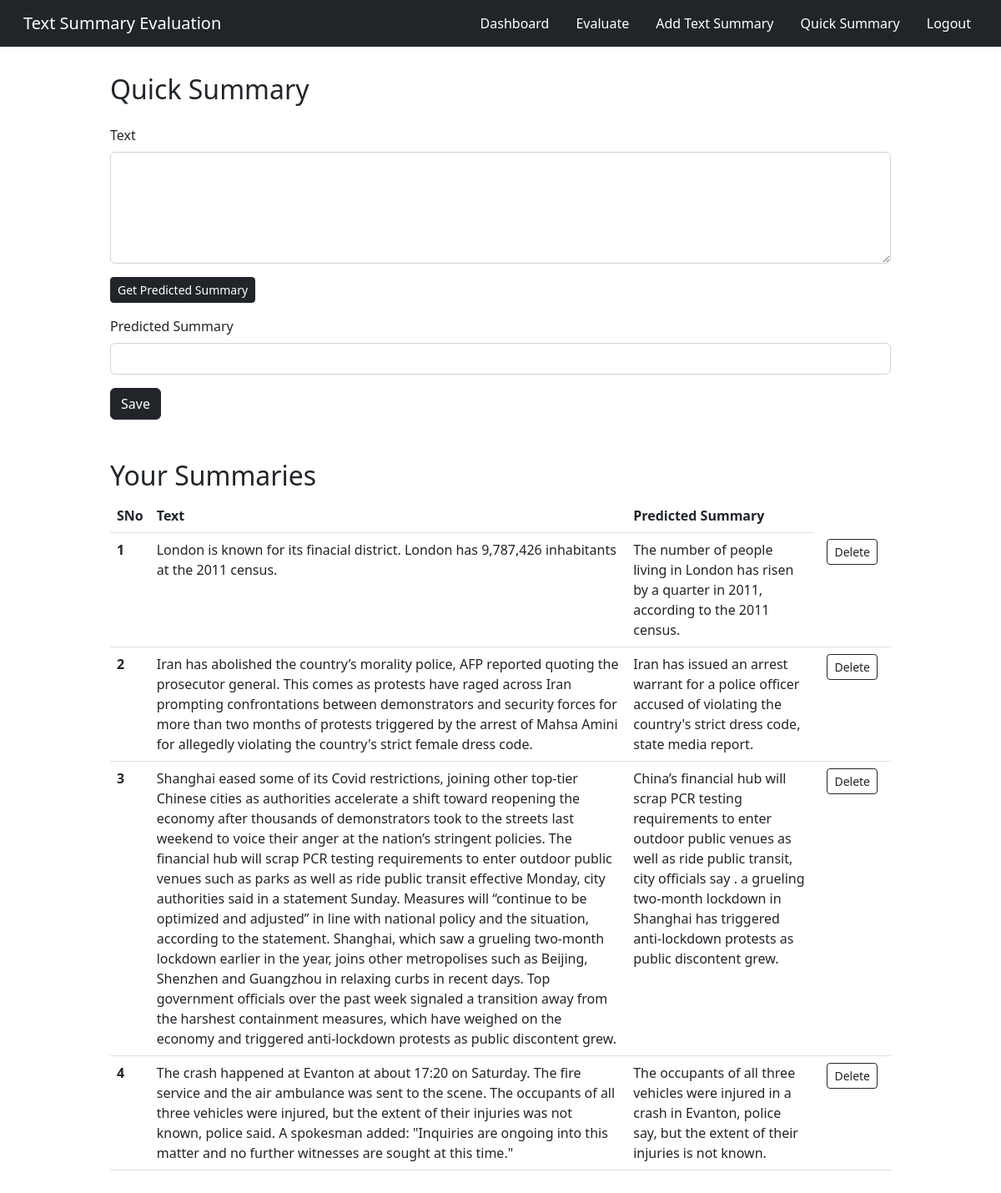
The page /quick_summary (signed in) on the database as committed earlier.
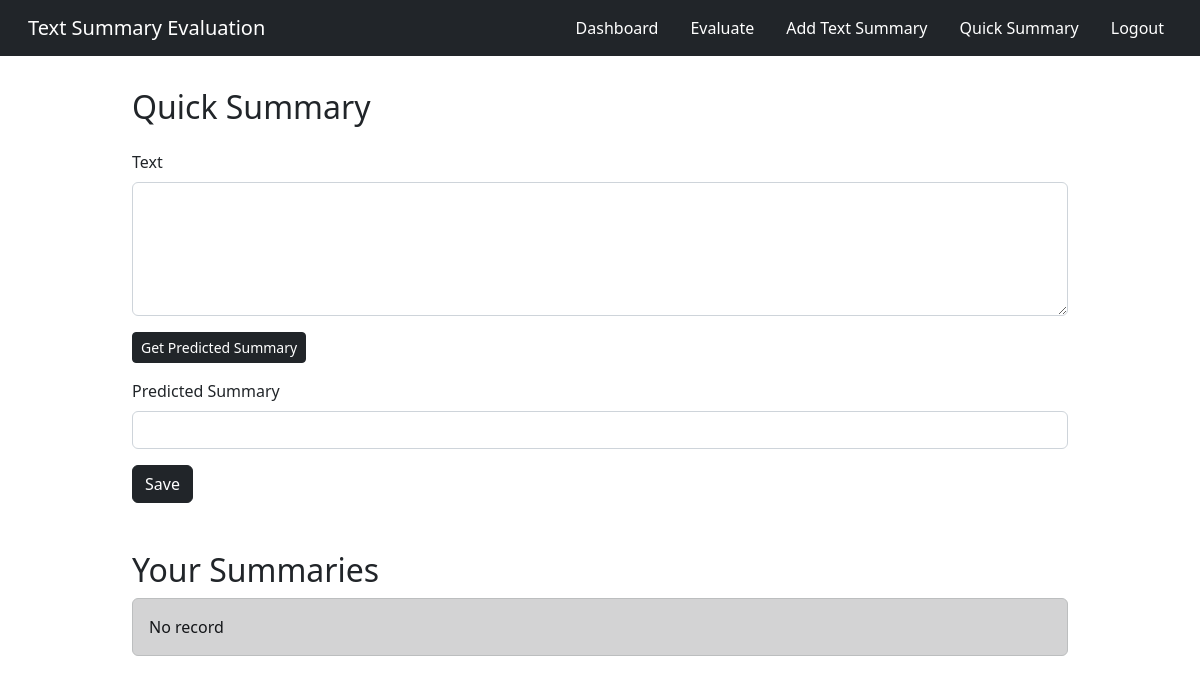
The same page on the database as committed later.
### app.py (models this page shows, shortened)
class QuickSummary(db.Model):
    sno = db.Column(db.Integer, primary_key=True)
    text = db.Column(db.String(10000), nullable=False)
    predicted_summary = db.Column(db.String(1000), nullable=False)
    user_id = db.Column(db.Integer, nullable=False)
    date_created = db.Column(db.DateTime, default=datetime.utcnow)

### app.py (the view, shortened to what this page needs)
@app.route('/quick_summary', methods=['GET', 'POST'])
@login_required
def quick_summary():
    allQuickSummary = QuickSummary.query.filter_by(user_id=current_user.id).all()
    return render_template('quick_summary.html', allQuickSummary=allQuickSummary)

### app.py (called while the page is built)
@login_manager.user_loader
def load_user(user_id):
    return User.get(user_id)

    def get(id):
        return User.query.filter_by(id=id).first()

### templates/quick_summary.html (shortened to what this page needs)
<!doctype html>
<html lang="en">
<head>
    <link href="https://cdn.jsdelivr.net/npm/bootstrap@5.2.1/dist/css/bootstrap.min.css" rel="stylesheet"
>
</head>
<body>
{% extends 'base2.html' %}
{% block body %}
    <div class="container">
        <h2>Quick Summary</h2>
        <form class="form" action="{{url_for('quick_summary')}}" method="POST">
            <div class="mb-3">
                <label for="text" class="form-label">Text</label>
                <textarea class="form-control" rows="5" name="text">{{text}}</textarea>
            </div>
            <button type="submit" class="btn btn-dark btn-sm" name="get_predicted_summary">Get Predicted Summary</button>
            <div class="mb-3">
                <label for="predicted_summary" class="form-label">Predicted Summary</label>
                <input type="text" class="form-control" name="predicted_summary" value="{{predicted_summary}}" readonly>
            </div>
            <button type="submit" class="btn btn-dark mb-3" name="submit" formaction="{{url_for('save_quick_summary')}}">Save</button>
        </form>
    </div>
    <div class="container">
        <h2>Your Summaries</h2>
        {% if allQuickSummary|length == 0%}
            <div class="alert alert-dark" role="alert">
                No record
            </div>
        {% else %}
            <table class="table">
                <thead>
                    <tr>
                        <th scope="col">SNo</th>
                        <th scope="col">Text</th>
                        <th scope="col">Predicted Summary</th>
                    </tr>
                </thead>
                <tbody>
                    {% for quick_summary in allQuickSummary %}
                        <tr>
                            <th scope="row">{{loop.index}}</th>
                            <td>{{quick_summary.text}}</td>
                            <td>{{quick_summary.predicted_summary}}</td>
                            <td>
                                <a href="/quick_summary/delete/{{quick_summary.sno}}" type="button" class="btn btn-outline-dark btn-sm mx-2">Delete</button>
                            </td>
                        </tr>
                    {% endfor %}
                </tbody>
            </table>
        {% endif %}
    </div>
{% endblock body %}

### templates/base2.html (shortened to what this page needs)
<!doctype html>
<html lang="en">
<head>
    <link href="https://cdn.jsdelivr.net/npm/bootstrap@5.2.1/dist/css/bootstrap.min.css" rel="stylesheet"
>
</head>
<body>
    <nav class="navbar navbar-expand navbar-dark bg-dark">
        <div class="container-fluid">
            <a class="navbar-brand ms-3">Text Summary Evaluation</a>
            <div class="collapse navbar-collapse" id="navbarSupportedContent">
                <ul class="navbar-nav ms-auto mb-2 mb-lg-0">
                    <li class="nav-item ms-3">
                        <a class="nav-link active" aria-current="page" href="{{url_for('dashboard')}}">Dashboard</a>
                    </li>
                    <li class="nav-item ms-3">
                        <a class="nav-link active" aria-current="page" href="{{url_for('evaluate')}}">Evaluate</a>
                    </li>
                    <li class="nav-item ms-3">
                        <a class="nav-link active" aria-current="page" href="{{url_for('textsum')}}">Add Text Summary</a>
                    </li>
                    <li class="nav-item ms-3">
                        <a class="nav-link active" aria-current="page" href="{{url_for('quick_summary')}}">Quick Summary</a>
                    </li>
                    <li class="nav-item ms-3 me-3">
                        <a class="nav-link active" aria-current="page" href="{{url_for('logout')}}">Logout</a>
                    </li>
                </ul>
            </div>
        </div>
    </nav>
{% block body %}
{% endblock body %}
</body>
</html>

### templates/quick_summary.html (style rules this page uses)
.container { margin: 2rem 2rem 2rem 2rem; max-width: 80% !important; }
label { padding-top: 1rem; }

Rows that differ between the two databases and show on the page:
removed QuickSummary: text "London is known for its finacial district. London has 9,787,426 inhabitants at the 2011 census.", predicted_summary "The number of people living in London has risen by a quarter in 2011, according to the 2011 census."
removed QuickSummary: text "Iran has abolished the country’s morality police, AFP reported quoting the prosecutor general. This comes as protests have raged across Iran prompting confrontations between demonstrators and security forces for more than two months of protests triggered by the arrest of Mahsa Amini for allegedly violating the country's strict female dress code.", predicted_summary "Iran has issued an arrest warrant for a police officer accused of violating the country's strict dress code, state media report."
removed QuickSummary: text "Shanghai eased some of its Covid restrictions, joining other top-tier Chinese cities as authorities accelerate a shift toward reopening the economy after thousands of demonstrators took to the streets last weekend to voice their anger at the nation’s stringent policies. The financial hub will scrap PCR testing requirements to enter outdoor public venues such as parks as well as ride public transit effective Monday, city authorities said in a statement Sunday. Measures will “continue to be optimized and adjusted” in line with national policy and the situation, according to the statement. Shanghai, which saw a grueling two-month lockdown earlier in the year, joins other metropolises such as…", predicted_summary "China’s financial hub will scrap PCR testing requirements to enter outdoor public venues as well as ride public transit, city officials say . a grueling two-month lockdown in Shanghai has triggered anti-lockdown protests as public discontent grew."
removed QuickSummary: text "The crash happened at Evanton at about 17:20 on Saturday. The fire service and the air ambulance was sent to the scene. The occupants of all three vehicles were injured, but the extent of their injuries was not known, police said. A spokesman added: \"Inquiries are ongoing into this matter and no further witnesses are sought at this time.\"", predicted_summary "The occupants of all three vehicles were injured in a crash in Evanton, police say, but the extent of their injuries is not known."
Other text that changed with them:
text no longer shown: "SNo Text Predicted Summary"
text now shown: "No record"
